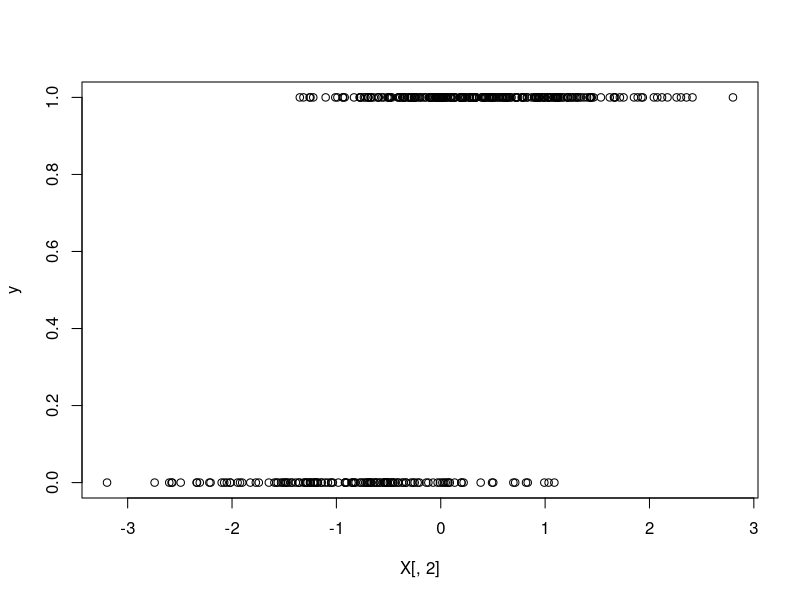
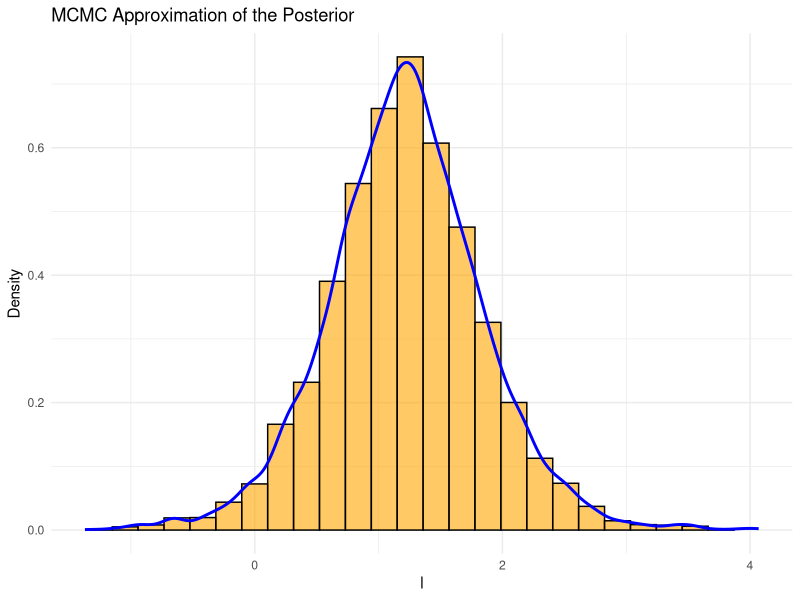
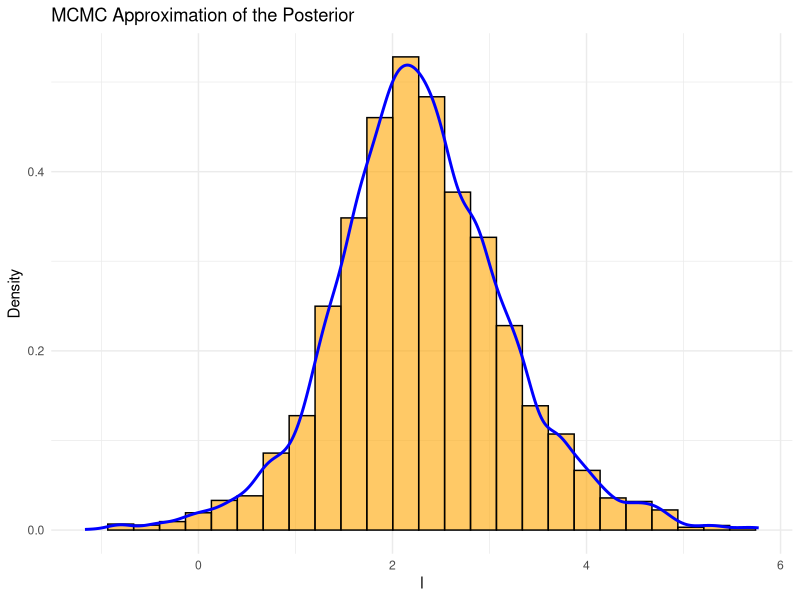
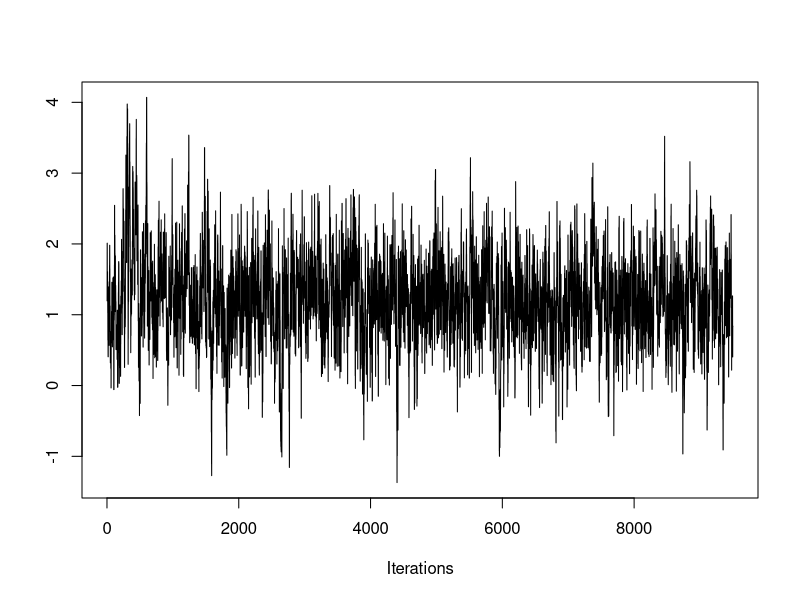
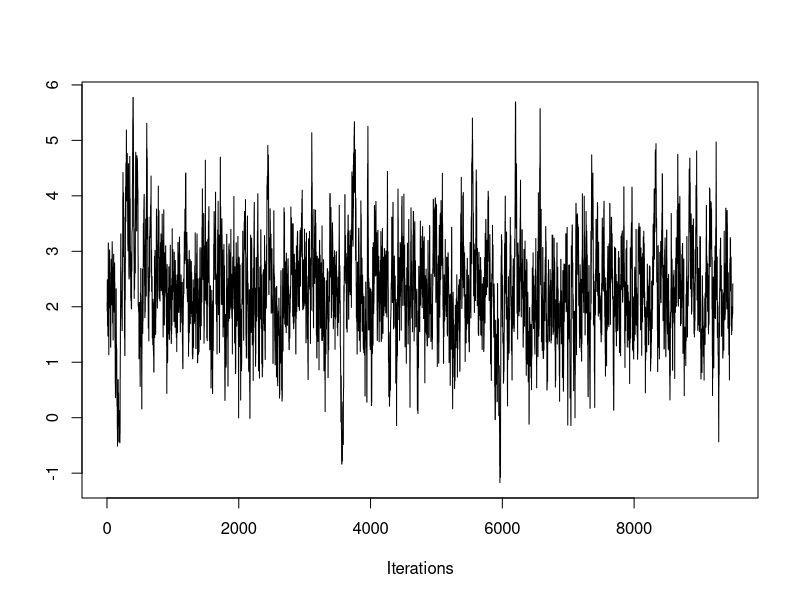
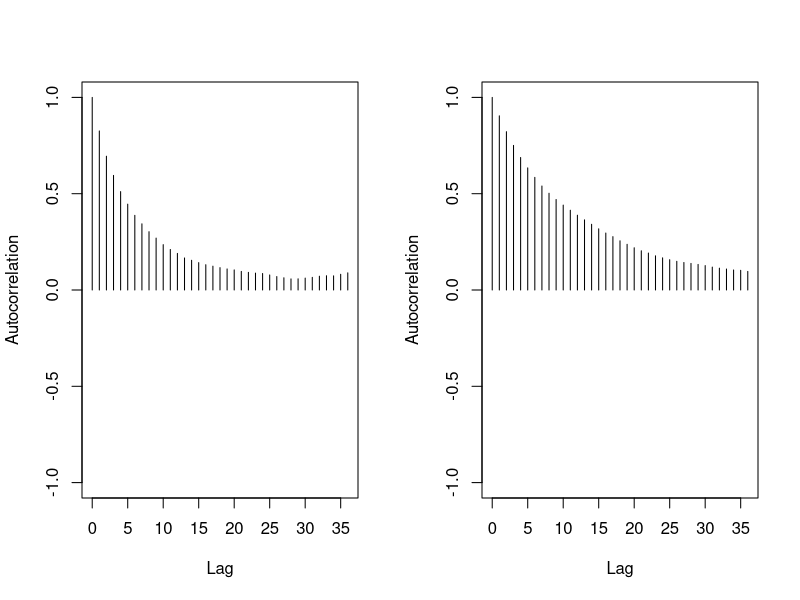
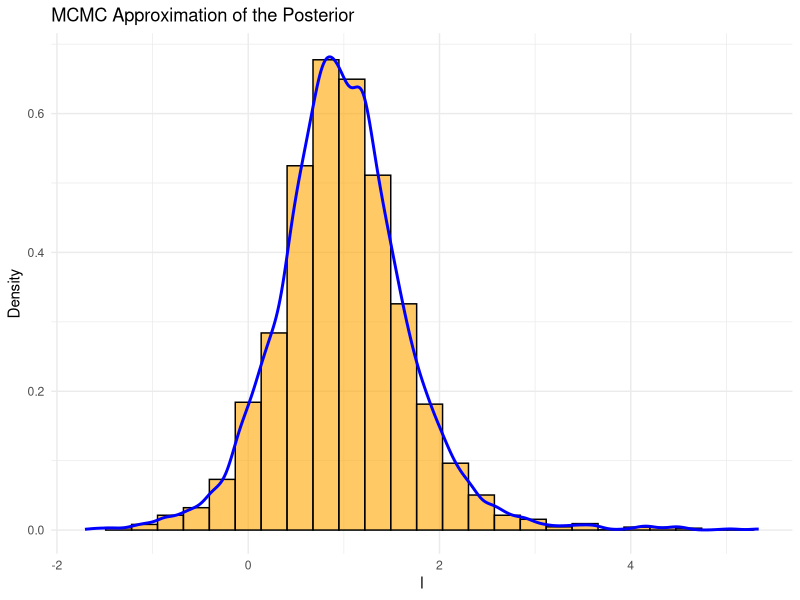
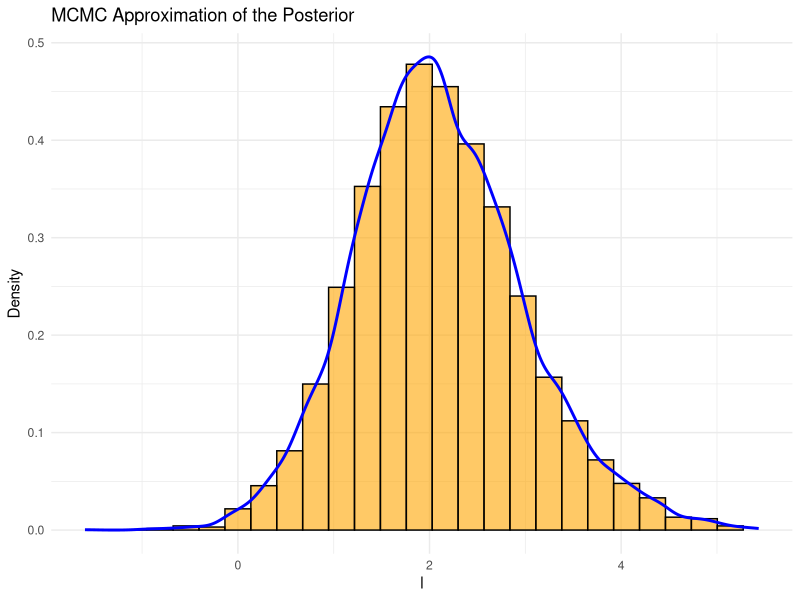

Reproduce these figures in R, in order.
## ---- chunk 1
n = 400 #number of observations (set it higher for consistency)
p = 1 #number of predictors

X <- cbind(1, matrix(rnorm(n * p), n, p))  # Design matrix with intercept (bias). nxp
beta <- c(1, 2)  # True coefficients. px1

z <- X %*% beta  # Linear predictor. %*% = matrix mult. nx1 dim
sig <- 1/(1+exp(-z)) #sigmoid (inv-logit) function, find probability in [0,1], predicted y

y = rbinom(n=n, size=1, prob=sig) #size=num trials=1 -> bernoulli response var

plot(X[,2],y)
## ---- chunk 2
#Proposal distro
proposal <- function(i, M, beta, a){
  distro = runif(M, beta[i-1,] - a, beta[i-1,] + a)
  return(distro)
}

# Log-likelihood function for logistic regression
logistic_ll <- function(beta, X, y) {
  z <- X %*% beta
  p <- 1 / (1 + exp(-z))
  loglike <- sum(y * log(p) + (1 - y) * log(1 - p))
  return(loglike)
}

# Uniform Log-prior of unknown parameter
log_prior_uniform <- function(beta) {
  prior = 0
  return(prior)
}
## ---- chunk 3
#0) Initial values
n_accept <- 0 #number of acceptances
a <- 1 #error in proposal distro
N <- 10000 #number of samples
M <- p+1 #dimensions
b <- matrix(0, nrow = N, ncol = M) #empty matrix to be filled with vals
b[1,] <- c(0,0)  # first value of beta in the Markov chain is (0,0).

#Keep history of proposals
P_list <- rep(NA, N - 1)
P_list[1] = logistic_ll(b[1,], X, y)+log_prior_uniform(b[1])  #P(beta^{i-1})
for (i in 2:N) {
    #1) Propose new position beta[i-1] -> beta[i]' from proposal distro
    b_prop <- proposal(i, M, b, a)
    
    #2) Compute transition probability
    P_list[i] <- logistic_ll(b_prop, X, y)+log_prior_uniform(b_prop)  #P(beta*)
    while (is.nan(P_list[i])) {
      b_prop <- proposal(i, M, b, a)
      P_list[i] <- logistic_ll(b_prop, X, y)+log_prior_uniform(b_prop)  #P(beta*)
    }
    
    #3) Acceptance ratio
    alpha <- min(exp(P_list[i] - P_list[i-1]), 1)
    
    #3) Generate a random number u_i from [0,1]
    u <- runif(1)  # u_i
    
    #4)
    if (u <= alpha) {
        b[i,] <- b_prop  # Accept y as next state
        n_accept = n_accept + 1
    } else {
        b[i,] <- b[i-1,]  # Stay at previous state of Markov chain
    }
}

n <- as.integer(0.95 * N)
C <- b[(N - n + 1):N,] #discard first 5% of samples

cat("Rate of acceptance:", n_accept/(N-1), "\n")
## ---- chunk 4
c = C[,1]
# Plot of density function
library(ggplot2)
nbins <- ceiling( (2*n)**(1/3) ) #Terrell-Scott rule for min num bins
ggplot() +
  geom_histogram(aes(x = c, y = ..density..), bins = nbins, fill = "orange", color = "black", alpha = 0.6) +
  geom_density(aes(x = c), color = "blue", linewidth = 1) +
  labs(x = "l", y = "Density", title = "MCMC Approximation of the Posterior") +
  xlim(min(c), max(c)) +
  theme_minimal()
## ---- chunk 5
c = C[,2]
# Plot of density function
library(ggplot2)
nbins <- ceiling( (2*n)**(1/3) ) #Terrell-Scott rule for min num bins
ggplot() +
  geom_histogram(aes(x = c, y = ..density..), bins = nbins, fill = "orange", color = "black", alpha = 0.6) +
  geom_density(aes(x = c), color = "blue", linewidth = 1) +
  labs(x = "l", y = "Density", title = "MCMC Approximation of the Posterior") +
  xlim(min(c), max(c)) +
  theme_minimal()
## ---- chunk 6
library(coda)
mcmc_obj <- as.mcmc(C)
traceplot(mcmc_obj)
## ---- chunk 7
autocorr.plot(mcmc_obj)
## ---- chunk 8
#Number of partitions in dataset
k <- 4

#Number of rows
n <- nrow(X)

# Get row group assignments
part_indices <- cut(seq_len(n), breaks = k, labels = FALSE)

# Split row indices instead of splitting X directly
index_groups <- split(seq_len(n), part_indices)

# Turn each group of indices into a matrix
parts_X <- lapply(index_groups, function(idx) X[idx, , drop = FALSE])
y <- matrix(y, ncol = 1)
parts_y <- lapply(index_groups, function(idx) y[idx, , drop = FALSE])
## ---- chunk 9
#0) Initial values
n_accept <- 0
a <- 1 #error in proposal distro
N <- 10000 #number of samples
M <- p+1 #dimensions
    
for (j in seq(1,k)) { 
  if (j == 1) {
    
    #Iteration j==1
    #====================
    #0) Initial values
    b <- matrix(0, nrow = N, ncol = M) #empty matrix to be filled with vals
    b[1,] <- c(0,0)  # first value of beta in the Markov chain is (0,0).
    
    #Keep history of proposals
    P_list <- rep(NA, N - 1)
    P_list[1] = logistic_ll(b[1,], parts_X$`1`, parts_y$`1`)+log_prior_uniform(b[1])  #P(beta^{i-1})
    for (i in 2:N) {
        #1) Propose new position beta[i-1] -> beta[i]' from proposal distro
        b_prop <- proposal(i, M, b, a)
        
        #2) Compute transition probability
        P_list[i] <- logistic_ll(b_prop, parts_X$`1`, parts_y$`1`)+log_prior_uniform(b_prop)  #P(beta*)
        while (is.nan(P_list[i])) {
          b_prop <- proposal(i, M, b, a)
          P_list[i] <- logistic_ll(b_prop, parts_X$`1`, parts_y$`1`)+log_prior_uniform(b_prop)  #P(beta*)
        }
        
        #3) Acceptance ratio
        alpha <- min(exp(P_list[i] - P_list[i-1]), 1)
        
        #3) Generate a random number u_i from [0,1]
        u <- runif(1)  # u_i
        
        #4)
        if (u <= alpha) {
            b[i,] <- b_prop  # Accept y as next state
            n_accept = n_accept + 1
        } else {
            b[i,] <- b[i-1,]  # Stay at previous state of Markov chain
        }
    }
    n <- as.integer(0.95 * N)
    C <- b[(N - n + 1):N,] #discard first 5% of samples
  
    } else {
      
    #Iteration j > 1
    #====================
    #Create KDE functions
    den_funs <- list()
    d = 1
    while (d < dim(C)[2]) {
      kde <- density(C[,d])
      den_funs[[d]] <- approxfun(kde$x, kde$y) #approx fun
      d = d+1
    }
    
    #Define log_prior
    log_prior <- function(beta) {
      prior_d = 1
      d = 1
      while (d < dim(C)[2]) {
        if ( min(C[,d]) < beta[d] && beta[d] < max(C[,d]) ){
          density_at_point = den_funs[[d]](beta[d])
          prior_d = prior_d * density_at_point #Assume independence
        }
        else {
          prior_d = 1
        }
        d = d+1
      }
      prior = log(prior_d)
      return(prior)
    }
    
    #0) Initial values
    b <- matrix(0, nrow = N, ncol = M) #empty matrix to be filled with vals
    b[1,] <- c(0,0)  # first value of beta in the Markov chain is (0,0).
    
    #Keep history of proposals
    P_list <- rep(NA, N - 1)
    P_list[1] <- logistic_ll(b[1,], parts_X[[j]], parts_y[[j]])+log_prior(b[1])  #P(beta^{i-1})
    for (i in 2:N) {
        #1) Propose new position beta[i-1] -> beta[i]' from proposal distro
        b_prop <- proposal(i, M, b, a)
        
        #2) Compute transition probability
        P_list[i] <- logistic_ll(b_prop, parts_X[[j]], parts_y[[j]])+log_prior(b_prop)  #P(beta*)
        while (is.nan(P_list[i])) {
          b_prop <- proposal(i, M, b, a)
          P_list[i] <- logistic_ll(b_prop, parts_X[[j]], parts_y[[j]])+log_prior(b_prop)  #P(beta*)
        }
        
        #3) Acceptance ratio
        alpha <- min(exp(P_list[i] - P_list[i-1]), 1)
        
        #3) Generate a random number u_i from [0,1]
        u <- runif(1)  # u_i
        
        #4)
        if (u <= alpha) {
            b[i,] <- b_prop  # Accept y as next state
            n_accept = n_accept + 1
        } else {
            b[i,] <- b[i-1,]  # Stay at previous state of Markov chain
        }
    }
    n <- as.integer(0.95 * N)
    C <- b[(N - n + 1):N,] #discard first 5% of samples
  }
}

cat("Rate of acceptance:", n_accept/((N-k)*k), "\n")
## ---- chunk 10
c = C[,1]
# Plot of density function
library(ggplot2)
nbins <- ceiling( (2*n)**(1/3) ) #Terrell-Scott rule for min num bins
ggplot() +
  geom_histogram(aes(x = c, y = ..density..), bins = nbins, fill = "orange", color = "black", alpha = 0.6) +
  geom_density(aes(x = c), color = "blue", linewidth = 1) +
  labs(x = "l", y = "Density", title = "MCMC Approximation of the Posterior") +
  xlim(min(c), max(c)) +
  theme_minimal()
## ---- chunk 11
c = C[,2]
# Plot of density function. coda? (give samples)
library(ggplot2)
nbins <- ceiling( (2*n)**(1/3) ) #Terrell-Scott rule for min num bins
ggplot() +
  geom_histogram(aes(x = c, y = ..density..), bins = nbins, fill = "orange", color = "black", alpha = 0.6) +
  geom_density(aes(x = c), color = "blue", linewidth = 1) +
  labs(x = "l", y = "Density", title = "MCMC Approximation of the Posterior") +
  xlim(min(c), max(c)) +
  theme_minimal()
## ---- chunk 12
mcmc_obj <- as.mcmc(C)
traceplot(mcmc_obj)
## ---- chunk 13
autocorr.plot(mcmc_obj)
## ---- chunk 14
#0) Initial values
n_accept <- 0
N_total <- 0
a <- 1 #error in proposal distro
M <- p+1 #dimensions
    
for (j in seq(1,k)) { 
  if (j == 1) {
    
    #Iteration j == 1
    #====================
    #0) Initial values
    N <- 10000 #number of samples
    N_total = N_total + N - 1
    b <- matrix(0, nrow = N, ncol = M) #empty matrix to be filled with vals
    b[1,] <- c(0,0)  # first value of beta in the Markov chain is (0,0).
    
    #Keep history of proposals
    P_list <- rep(NA, N - 1)
    P_list[1] <- logistic_ll(b[1,], parts_X$`1`, parts_y$`1`) #P(beta^{i-1})
    for (i in 2:N) {
        #1) Propose new position beta[i-1] -> beta[i]' from proposal distro
        b_prop <- proposal(i, M, b, a)
        
        #2) Compute transition probability
        P_list[i] <- logistic_ll(b_prop, parts_X$`1`, parts_y$`1`) #P(beta*)
        while (is.nan(P_list[i])) {
          b_prop <- proposal(i, M, b, a)
          P_list[i] <- logistic_ll(b_prop, parts_X$`1`, parts_y$`1`) #P(beta*)
        }
        
        #3) Acceptance ratio
        alpha <- min(exp(P_list[i] - P_list[i-1]), 1)
        
        #3) Generate a random number u_i from [0,1]
        u <- runif(1)  # u_i
        
        #4)
        if (u <= alpha) {
            b[i,] <- b_prop  # Accept y as next state
            n_accept = n_accept + 1
        } else {
            b[i,] <- b[i-1,]  # Stay at previous state of Markov chain
        }
    }
    n <- as.integer(0.95 * N)
    C <- b[(N - n + 1):N,] #discard first 5% of samples
    
  } else {
    
    #Iteration j > 1
    #====================
    #0) Initial values
    N <- dim(C)[1] #number of samples
    N_total = N_total + N - 1
    b <- matrix(0, nrow = N, ncol = M) #empty matrix to be filled with vals
    b[1,] <- C[1,]  # first value of beta in the Markov chain is (0,0).
    
    #Keep history of proposals
    P_list <- rep(NA, N - 1)
    P_list[1] <- logistic_ll(b[1,], parts_X[[j]], parts_y[[j]]) #P(beta^{i-1})
    for (i in 2:N) {
        #1) Propose new position beta[i-1] -> beta[i]' from proposal distro
        b_prop <- C[i,]
        
        #2) Compute transition probability
        P_list[i] <- logistic_ll(b_prop, parts_X[[j]], parts_y[[j]]) #P(beta*)
        
        #3) Acceptance ratio
        alpha <- min(exp(P_list[i] - P_list[i-1]), 1)
        
        #3) Generate a random number u_i from [0,1]
        u <- runif(1)  # u_i
        
        #4)
        if (u <= alpha) {
            b[i,] <- b_prop  # Accept y as next state
            n_accept = n_accept + 1
        } else {
            b[i,] <- b[i-1,]  # Stay at previous state of Markov chain
        }
    }
    n <- as.integer(0.95 * N)
    C <- b[(N - n + 1):N,] #discard first 5% of samples
  }
}

cat("Rate of acceptance:", n_accept/N_total, "\n")
## ---- chunk 15
c = C[,1]
# Plot of density function
library(ggplot2)
nbins <- ceiling( (2*n)**(1/3) ) #Terrell-Scott rule for min num bins
ggplot() +
  geom_histogram(aes(x = c, y = ..density..), bins = nbins, fill = "orange", color = "black", alpha = 0.6) +
  geom_density(aes(x = c), color = "blue", linewidth = 1) +
  labs(x = "l", y = "Density", title = "MCMC Approximation of the Posterior") +
  xlim(min(c), max(c)) +
  theme_minimal()
## ---- chunk 16
c = C[,2]
# Plot of density function
library(ggplot2)
nbins <- ceiling( (2*n)**(1/3) ) #Terrell-Scott rule for min num bins
ggplot() +
  geom_histogram(aes(x = c, y = ..density..), bins = nbins, fill = "orange", color = "black", alpha = 0.6) +
  geom_density(aes(x = c), color = "blue", linewidth = 1) +
  labs(x = "l", y = "Density", title = "MCMC Approximation of the Posterior") +
  xlim(min(c), max(c)) +
  theme_minimal()
## ---- chunk 17
mcmc_obj <- as.mcmc(C)
traceplot(mcmc_obj)
## ---- chunk 18
autocorr.plot(mcmc_obj)
